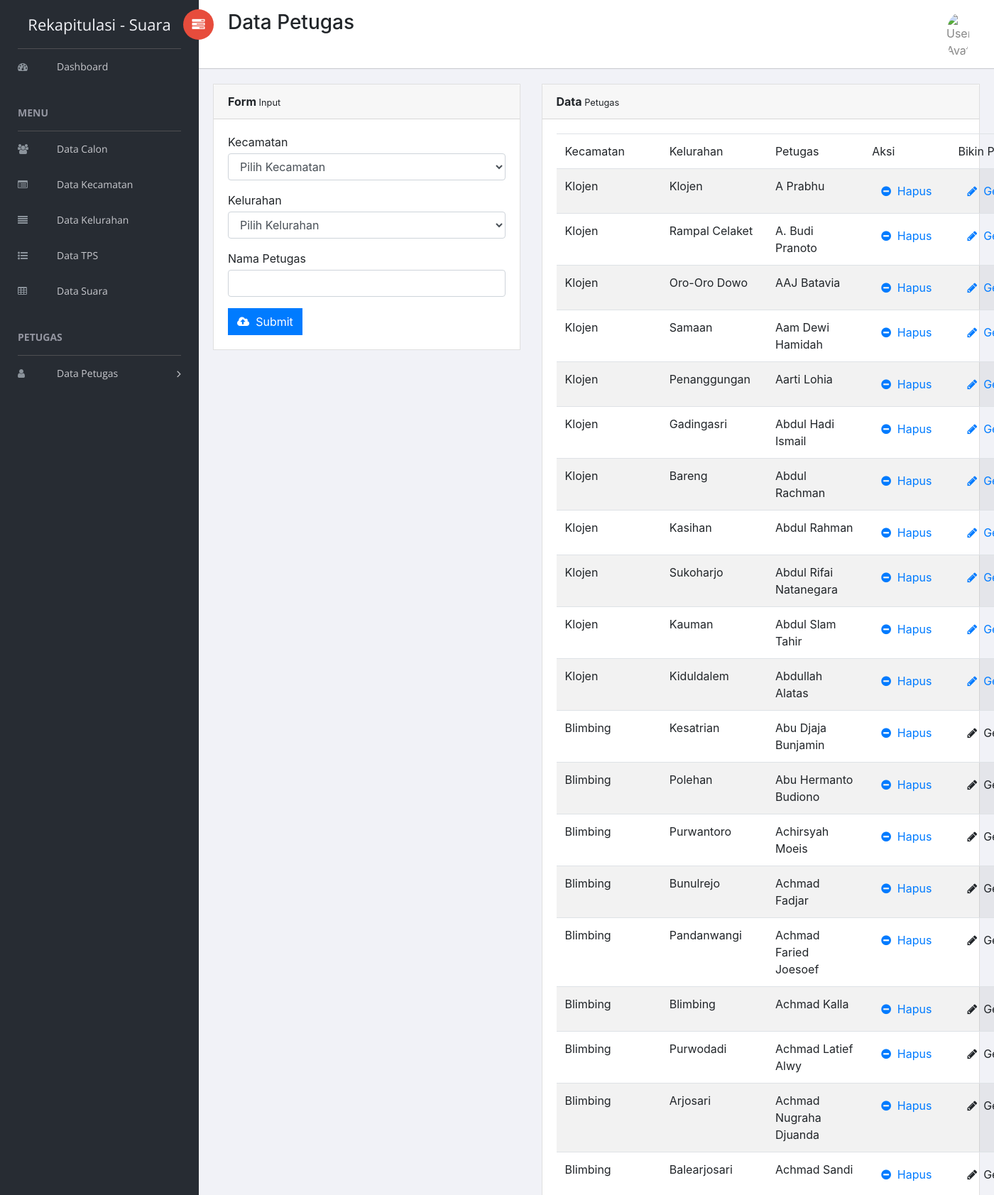
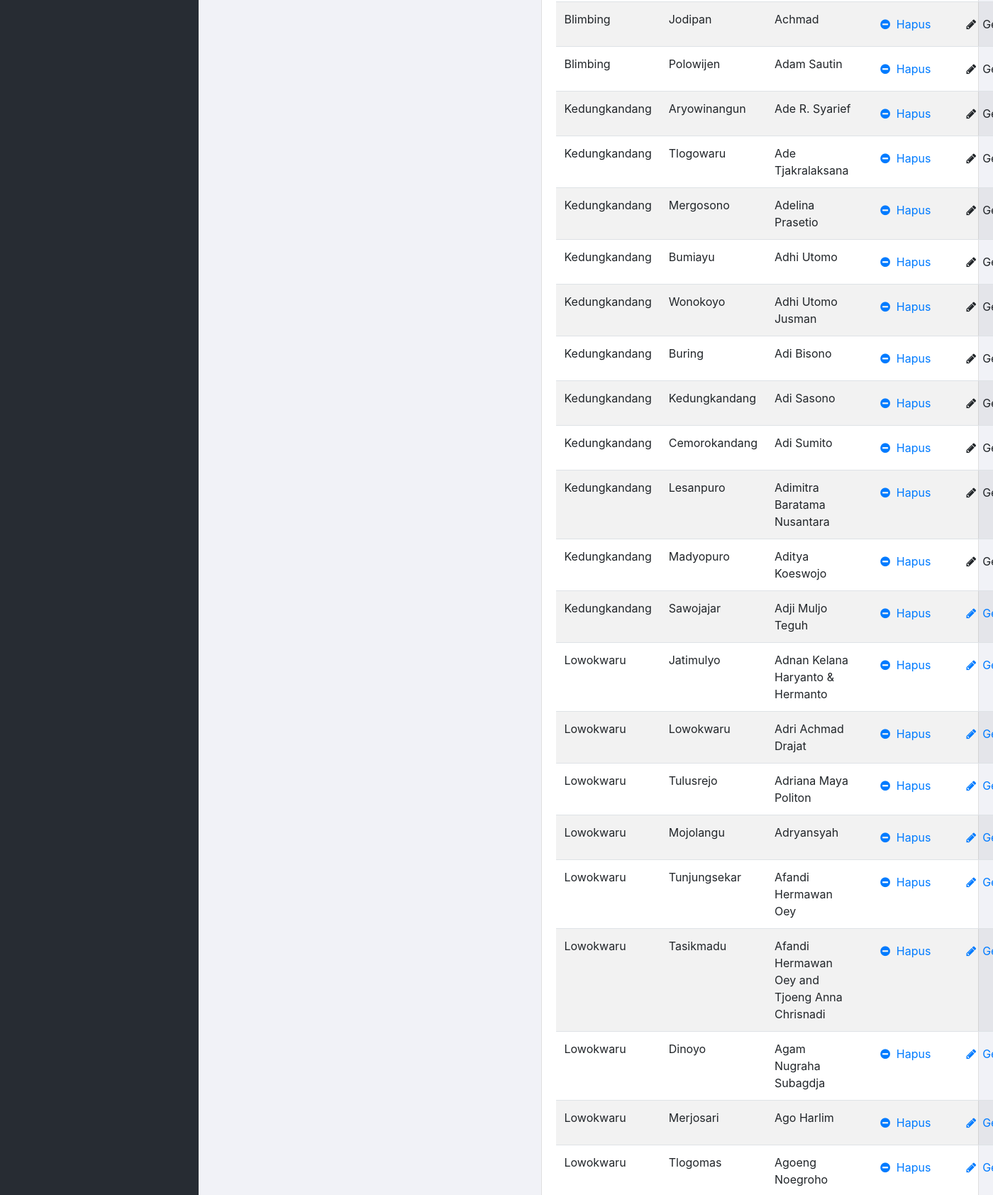
/master/index.php/petugas (upper part), run on the app's committed database (2 pictures, top to bottom).
### tables this page shows
CREATE TABLE `petugas` (
  `id` int(11) NOT NULL,
  `fk_id_desa` int(11) NOT NULL,
  `nama_petugas` varchar(50) NOT NULL,
  `status_login` int(1) NOT NULL
);

CREATE TABLE `kecamatan` (
  `id` int(11) NOT NULL,
  `nama_kecamatan` varchar(50) NOT NULL
);

CREATE TABLE `desa` (
  `id` int(11) NOT NULL,
  `fk_id_kecamatan` int(11) NOT NULL,
  `nama_desa` varchar(50) NOT NULL
);

### master/application/controllers/Petugas.php (called while the page is built, shortened)
<?php
class Petugas extends CI_Controller {
	var $title = 'Data Petugas';
	public function __construct()
	{
		$this->load->model('mDesa');
		$this->load->model('mKecamatan');
		$this->load->model('mPetugas');
		$this->load->model('mLogin');
		$this->load->library('PasswordGenerator');
	}
	public function index()
	{
		$data['kecamatan'] = $this->mKecamatan->getAll();
		$data['title'] = $this->title;
		$data['petugas'] = $this->mPetugas->getJoin();
		$data['desa'] = $this->mDesa->getAll();
		$this->load->view('petugas/index',$data);
	}
}

### master/index.php (called while the page is built, shortened)
<?php
require_once BASEPATH.'core/CodeIgniter.php';

### master/application/models/mPetugas.php (called while the page is built, shortened)
<?php
class MPetugas extends CI_Model {
	public function getJoin()
	{
		$this->db->select('petugas.id,nama_petugas, desa.nama_desa,status_login,kecamatan.nama_kecamatan');
		$this->db->from('petugas');
		$this->db->join('desa', 'petugas.fk_id_desa = desa.id');
		$this->db->join('kecamatan', 'kecamatan.id = desa.fk_id_kecamatan', 'left');
		return $this->db->get()->result();
	}
}

### master/application/views/petugas/index.php (the view, shortened to what this page needs)
<div id="right-panel" class="right-panel">
	<div class="content mt-3">
		<div class="animated fadeIn">
			<div class="row">
				<div class="col-lg-5">
					<div class="card">
						<div class="card-header">
							<strong>Form</strong><small> Input</small>
						</div>
						<div class="card-body">
							<?php echo form_open('Petugas/insert'); ?>
							<div class="form-group">
								<label for="Desa" class="control-label mb-1">Kecamatan</label>
								<select class="form-control" id="dropdown_kecamatan">
									<option value="">Pilih Kecamatan</option>
								</select>
							</div>
							<div class="form-group">
								<label for="Desa" class="control-label mb-1">Kelurahan</label>
								<select class="form-control" id="dropdown_desa" name="desa">
									<option value="">Pilih Kelurahan</option>
								</select>
							</div>
							<div class="form-group">
								<label for="nama_petugas" class="control-label mb-1">Nama Petugas</label>
								<input id="nama_petugas" id="nama_petugas" name="nama_petugas" type="text" class="form-control">
							</div>
							<button type="Submit" id="btn-submit" class="btn btn-primary"><i class="fa fa-cloud-upload"></i>&nbsp; Submit</button>
							<?php echo form_close(); ?>
						</div>
					</div>
				</div>
				<div class="col-lg-7">
					<div class="card">
						<div class="card-header">
							<strong>Data</strong><small> Petugas</small>
						</div>
						<div class="card-body">
							<table class="table table-striped" id="example">
								<thead>
									<tr>
										<td>Kecamatan</td>
										<td>Kelurahan</td>
										<td>Petugas</td>
										<td>Aksi</td>
										<td>Bikin Password</td>
									</tr>
								</thead>
								<tbody>
									<?php foreach ($petugas as $value): ?>
										<tr>
											<td><?php echo $value->nama_kecamatan ?></td>
											<td><?php echo $value->nama_desa ?></td>
											<td><?php echo $value->nama_petugas ?></td>
											<td>
												<a href="<?php echo site_url('Petugas/delete/'.$value->id) ?>" class="btn btn-link"><i class="fa fa-minus-circle"></i>&nbsp; Hapus</a>
											</td>
											<td>
												<a <?php echo  ($value->status_login == 1) ? '' : 'href= '.site_url('Petugas/generate_password/'.$value->id)?> class="btn btn-link"><i class="fa fa-pencil"></i>&nbsp; Generate</a>
											</td>
										</tr>
									<?php endforeach ?>
								</tbody>
							</table>
						</div>
					</div>
				</div>
			</div>
		</div>
	</div>
</div>

### data on the page
petugas: kecamatan.nama_kecamatan "Klojen", desa.nama_desa "Klojen", nama_petugas "A Prabhu"
petugas: kecamatan.nama_kecamatan "Klojen", desa.nama_desa "Rampal Celaket", nama_petugas "A. Budi Pranoto"
petugas: kecamatan.nama_kecamatan "Klojen", desa.nama_desa "Oro-Oro Dowo", nama_petugas "AAJ Batavia"
petugas: kecamatan.nama_kecamatan "Klojen", desa.nama_desa "Samaan", nama_petugas "Aam Dewi Hamidah"
petugas: kecamatan.nama_kecamatan "Klojen", desa.nama_desa "Penanggungan", nama_petugas "Aarti Lohia"
petugas: kecamatan.nama_kecamatan "Klojen", desa.nama_desa "Gadingasri", nama_petugas "Abdul Hadi Ismail"
petugas: kecamatan.nama_kecamatan "Klojen", desa.nama_desa "Bareng", nama_petugas "Abdul Rachman"
petugas: kecamatan.nama_kecamatan "Klojen", desa.nama_desa "Kasihan", nama_petugas "Abdul Rahman"
petugas: kecamatan.nama_kecamatan "Klojen", desa.nama_desa "Sukoharjo", nama_petugas "Abdul Rifai Natanegara"
petugas: kecamatan.nama_kecamatan "Klojen", desa.nama_desa "Kauman", nama_petugas "Abdul Slam Tahir"
petugas: kecamatan.nama_kecamatan "Klojen", desa.nama_desa "Kiduldalem", nama_petugas "Abdullah Alatas"
petugas: kecamatan.nama_kecamatan "Blimbing", desa.nama_desa "Kesatrian", nama_petugas "Abu Djaja Bunjamin"
petugas: kecamatan.nama_kecamatan "Blimbing", desa.nama_desa "Polehan", nama_petugas "Abu Hermanto Budiono"
petugas: kecamatan.nama_kecamatan "Blimbing", desa.nama_desa "Purwantoro", nama_petugas "Achirsyah Moeis"
petugas: kecamatan.nama_kecamatan "Blimbing", desa.nama_desa "Bunulrejo", nama_petugas "Achmad Fadjar"
petugas: kecamatan.nama_kecamatan "Blimbing", desa.nama_desa "Pandanwangi", nama_petugas "Achmad Faried Joesoef"
petugas: kecamatan.nama_kecamatan "Blimbing", desa.nama_desa "Blimbing", nama_petugas "Achmad Kalla"
petugas: kecamatan.nama_kecamatan "Blimbing", desa.nama_desa "Purwodadi", nama_petugas "Achmad Latief Alwy"
petugas: kecamatan.nama_kecamatan "Blimbing", desa.nama_desa "Arjosari", nama_petugas "Achmad Nugraha Djuanda"
petugas: kecamatan.nama_kecamatan "Blimbing", desa.nama_desa "Balearjosari", nama_petugas "Achmad Sandi"
petugas: kecamatan.nama_kecamatan "Blimbing", desa.nama_desa "Jodipan", nama_petugas "Achmad"
petugas: kecamatan.nama_kecamatan "Blimbing", desa.nama_desa "Polowijen", nama_petugas "Adam Sautin"
petugas: kecamatan.nama_kecamatan "Kedungkandang", desa.nama_desa "Aryowinangun", nama_petugas "Ade R. Syarief"
petugas: kecamatan.nama_kecamatan "Kedungkandang", desa.nama_desa "Tlogowaru", nama_petugas "Ade Tjakralaksana"
petugas: kecamatan.nama_kecamatan "Kedungkandang", desa.nama_desa "Mergosono", nama_petugas "Adelina Prasetio"
petugas: kecamatan.nama_kecamatan "Kedungkandang", desa.nama_desa "Bumiayu", nama_petugas "Adhi Utomo"
petugas: kecamatan.nama_kecamatan "Kedungkandang", desa.nama_desa "Wonokoyo", nama_petugas "Adhi Utomo Jusman"
petugas: kecamatan.nama_kecamatan "Kedungkandang", desa.nama_desa "Buring", nama_petugas "Adi Bisono"
petugas: kecamatan.nama_kecamatan "Kedungkandang", desa.nama_desa "Kedungkandang", nama_petugas "Adi Sasono"
petugas: kecamatan.nama_kecamatan "Kedungkandang", desa.nama_desa "Cemorokandang", nama_petugas "Adi Sumito"
petugas: kecamatan.nama_kecamatan "Kedungkandang", desa.nama_desa "Lesanpuro", nama_petugas "Adimitra Baratama Nusantara"
petugas: kecamatan.nama_kecamatan "Kedungkandang", desa.nama_desa "Madyopuro", nama_petugas "Aditya Koeswojo"
petugas: kecamatan.nama_kecamatan "Kedungkandang", desa.nama_desa "Sawojajar", nama_petugas "Adji Muljo Teguh"
petugas: kecamatan.nama_kecamatan "Lowokwaru", desa.nama_desa "Jatimulyo", nama_petugas "Adnan Kelana Haryanto & Hermanto"
petugas: kecamatan.nama_kecamatan "Lowokwaru", desa.nama_desa "Lowokwaru", nama_petugas "Adri Achmad Drajat"
petugas: kecamatan.nama_kecamatan "Lowokwaru", desa.nama_desa "Tulusrejo", nama_petugas "Adriana Maya Politon"
petugas: kecamatan.nama_kecamatan "Lowokwaru", desa.nama_desa "Mojolangu", nama_petugas "Adryansyah"
petugas: kecamatan.nama_kecamatan "Lowokwaru", desa.nama_desa "Tunjungsekar", nama_petugas "Afandi Hermawan Oey"
petugas: kecamatan.nama_kecamatan "Lowokwaru", desa.nama_desa "Tasikmadu", nama_petugas "Afandi Hermawan Oey and Tjoeng Anna Chrisnadi"
petugas: kecamatan.nama_kecamatan "Lowokwaru", desa.nama_desa "Dinoyo", nama_petugas "Agam Nugraha Subagdja"
petugas: kecamatan.nama_kecamatan "Lowokwaru", desa.nama_desa "Merjosari", nama_petugas "Ago Harlim"
petugas: kecamatan.nama_kecamatan "Lowokwaru", desa.nama_desa "Tlogomas", nama_petugas "Agoeng Noegroho"

### other printed values
$title "Data Petugas"
